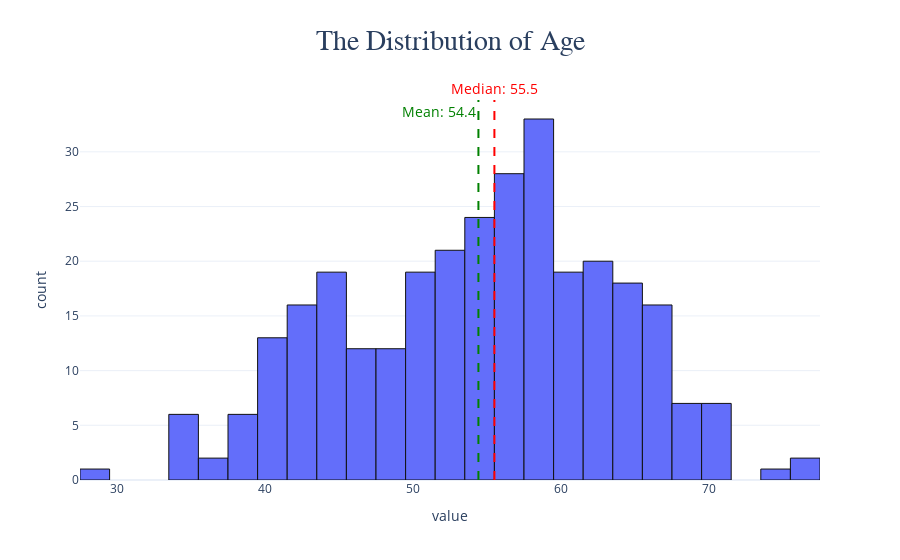

Notebook source saved alongside this figure:
### Code cell
fig = px.histogram(heart["age"],
                   nbins=48,
                   title="The Distribution of Age",
                   template="plotly_white")

custome_layout()

fig.add_vline(
    x=age_mean,
    line_dash="dash",
    line_color="green",
    annotation_text=f"Mean: {age_mean:.1f}",
    annotation_position="top left",
    annotation_font_size=14,
    annotation_font_color="green"
)
fig.add_vline(
    x=age_median,
    line_dash="dash",
    line_color="red",
    annotation_text=f"Median: {age_median:.1f}",
    annotation_position="top",
    annotation_font_size=14,
    annotation_font_color="red"
)

fig.update_traces(
    hovertemplate = "Age: %{x}<br>Frequency: %{y}",
    marker=dict(line=dict(color='#111', width=1))
)

### Figure 1 — Plotly figure (JSON) as saved in the notebook; plotly's stock layout.template omitted (floating-point values rounded to 4 significant figures; data arrays with more than 128 entries replaced by an {"elided": "..."} marker saying what was removed)
{"data": [{"bingroup": "x", "hovertemplate": "Age: %{x}<br>Frequency: %{y}", "legendgroup": "age", "marker": {"color": "#636efa", "line": {"color": "#111", "width": 1}, "pattern": {"shape": ""}}, "name": "age", "nbinsx": 48, "orientation": "v", "showlegend": true, "type": "histogram", "x": {"elided": "302 int values"}, "xaxis": "x", "yaxis": "y"}], "layout": {"annotations": [{"font": {"color": "green", "size": 14}, "showarrow": false, "text": "Mean: 54.4", "x": 54.42, "xanchor": "right", "xref": "x", "y": 1, "yanchor": "top", "yref": "y domain"}, {"font": {"color": "red", "size": 14}, "showarrow": false, "text": "Median: 55.5", "x": 55.5, "xanchor": "center", "xref": "x", "y": 1, "yanchor": "bottom", "yref": "y domain"}], "barmode": "relative", "hoverlabel": {"bgcolor": "#111", "font": {"family": "arial", "size": 16}}, "legend": {"title": {"text": "variable"}, "tracegroupgap": 0}, "shapes": [{"line": {"color": "green", "dash": "dash"}, "type": "line", "x0": 54.42, "x1": 54.42, "xref": "x", "y0": 0, "y1": 1, "yref": "y domain"}, {"line": {"color": "red", "dash": "dash"}, "type": "line", "x0": 55.5, "x1": 55.5, "xref": "x", "y0": 0, "y1": 1, "yref": "y domain"}], "showlegend": false, "title": {"font": {"family": "tahoma", "size": 28}, "text": "The Distribution of Age", "x": 0.5}, "xaxis": {"anchor": "y", "domain": [0, 1], "title": {"text": "value"}}, "yaxis": {"anchor": "x", "domain": [0, 1], "title": {"text": "count"}}}}
